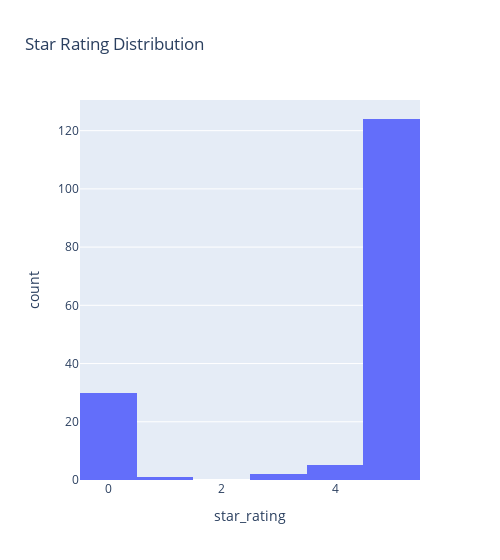

This figure's notebook cell:
### Markdown cell above
### EDA

### Code cell
px.histogram(all_df, 'star_rating', width=500, title='Star Rating Distribution')

### Figure 1 — Plotly figure (JSON) as saved in the notebook; plotly's stock layout.template omitted (floating-point values rounded to 4 significant figures; data arrays with more than 128 entries replaced by an {"elided": "..."} marker saying what was removed)
{"data": [{"alignmentgroup": "True", "bingroup": "x", "hovertemplate": "star_rating=%{x}<br>count=%{y}<extra></extra>", "legendgroup": "", "marker": {"color": "#636efa", "pattern": {"shape": ""}}, "name": "", "offsetgroup": "", "orientation": "v", "showlegend": false, "type": "histogram", "x": {"elided": "162 float values"}, "xaxis": "x", "yaxis": "y"}], "layout": {"barmode": "relative", "legend": {"tracegroupgap": 0}, "title": {"text": "Star Rating Distribution"}, "width": 500, "xaxis": {"anchor": "y", "domain": [0, 1], "title": {"text": "star_rating"}}, "yaxis": {"anchor": "x", "domain": [0, 1], "title": {"text": "count"}}}}
